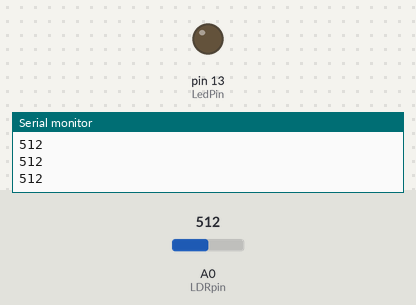
Recording of a sketch running on a simulated Arduino Uno, built with avr-gcc and run on an emulated ATmega328P. Shown: output pins drawn as LEDs (lit = HIGH), the last lines printed to the serial monitor. The inputs (shaded band) are chosen by the test bench; at power-on: A0 (LDRpin) = 512.

Above: at 1.2 s.
1.3 s: A0 (LDRpin) set to 312
2.8 s: A0 (LDRpin) set to 287
At 3.9 s:
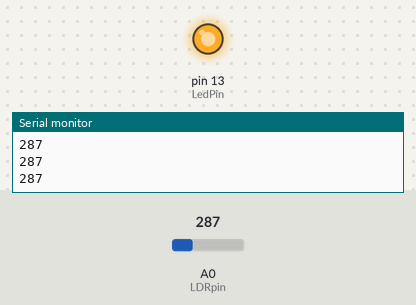
4.3 s: A0 (LDRpin) set to 306
At 5.1 s:
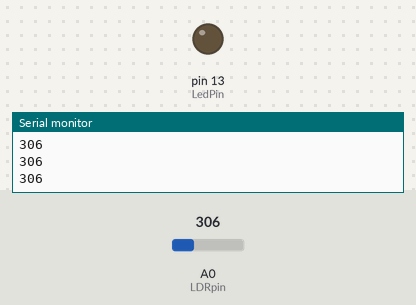
5.8 s: A0 (LDRpin) set to 290
At 6.2 s:
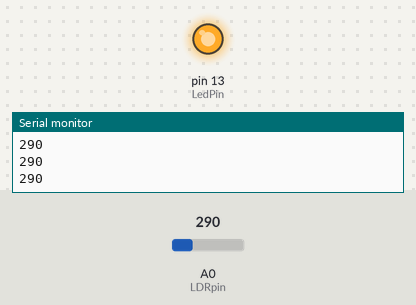
Timing chart, 0 to 8.3 s (numbered marks = the images above; inputs shaded):
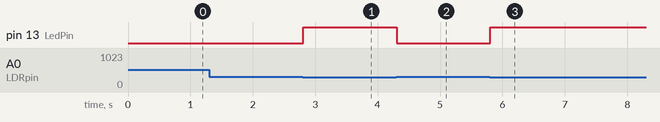

The sketch:

Arduino_and_LDR.ino
```cpp
/*Define the varibales and pins*****************************************************************************/
#define LDRpin A0                     // We define a variable LDRpin and designate the A0 analog pin for it
int LDRValue = 0;                     // We need to define a varibale in which we store values of the LDR

/*NEW: Define the variable for a LED************************************************************************/
int LedPin = 13;                      // We define a variable LedPin and designate the D13 digital pin for it

/*Initiate the Serial communication and define the pin mode for the LDRpin**********************************/
void setup()
{
  Serial.begin(9600);                 // We begin the serial communication

/*NEW*******************************************************************************************************/
  pinMode(13, OUTPUT);                // We define a digital pin 13 as an Output
  digitalWrite(13, LOW);              // We simply make sure that the LED is turned off at the beginning
}

/*Read the Value from the LDR and display it on the Serial Monitor******************************************/
void loop()
{
  LDRValue = analogRead(LDRpin);      // We read the value of the LDR and store it in the LDRValue variable
  Serial.println(LDRValue);           // We send the LDRValue to be seen on the serial monitor
  delay(2);                           // Wait 2 ms for the value to be displayed

/*NEW: Turn off the light if the sensor senses brightness higher than "300"*********************************/
  if (LDRValue > 300)
  {
    digitalWrite(LedPin, LOW);
  }
  else
  {
    digitalWrite(LedPin, HIGH);
  }
}
/***********************************************************************************************************/
```

Measured:
- the behaviour switches between 301 and 300 on A0 (LDRpin) (found by bisection; images 0 and 1)
- after the input at 2.8 s, pin 13 (LedPin): LOW → HIGH at once
- after the input at 4.3 s, pin 13 (LedPin): HIGH → LOW at once
- after the input at 5.8 s, pin 13 (LedPin): LOW → HIGH at once
